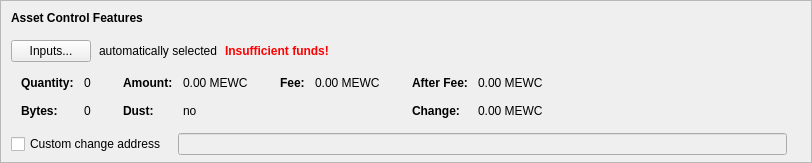
    <widget class="QFrame" name="frameAssetControl">
     <property name="sizePolicy">
      <sizepolicy hsizetype="Expanding" vsizetype="Fixed">
       <horstretch>0</horstretch>
       <verstretch>0</verstretch>
      </sizepolicy>
     </property>
     <property name="maximumSize">
      <size>
       <width>16777215</width>
       <height>16777215</height>
      </size>
     </property>
     <property name="frameShape">
      <enum>QFrame::StyledPanel</enum>
     </property>
     <property name="frameShadow">
      <enum>QFrame::Sunken</enum>
     </property>
     <layout class="QVBoxLayout" name="verticalLayoutAssetControl2">
      <property name="spacing">
       <number>0</number>
      </property>
      <property name="leftMargin">
       <number>0</number>
      </property>
      <property name="topMargin">
       <number>0</number>
      </property>
      <property name="rightMargin">
       <number>0</number>
      </property>
      <property name="bottomMargin">
       <number>6</number>
      </property>
      <item>
       <layout class="QVBoxLayout" name="verticalLayoutAssetControl" stretch="0,0,0,0,0">
        <property name="spacing">
         <number>0</number>
        </property>
        <property name="leftMargin">
         <number>10</number>
        </property>
        <property name="topMargin">
         <number>10</number>
        </property>
        <item>
         <layout class="QHBoxLayout" name="horizontalLayoutAssetControl1">
          <property name="bottomMargin">
           <number>15</number>
          </property>
          <item>
           <widget class="QLabel" name="labelAssetControlFeatures">
            <property name="sizePolicy">
             <sizepolicy hsizetype="Preferred" vsizetype="Maximum">
              <horstretch>0</horstretch>
              <verstretch>0</verstretch>
             </sizepolicy>
            </property>
            <property name="font">
             <font>
              <weight>75</weight>
              <bold>true</bold>
             </font>
            </property>
            <property name="styleSheet">
             <string notr="true">font-weight:bold;</string>
            </property>
            <property name="text">
             <string>Asset Control Features</string>
            </property>
           </widget>
          </item>
         </layout>
        </item>
        <item>
         <layout class="QHBoxLayout" name="horizontalLayoutAssetControl2" stretch="0,0,0,0">
          <property name="spacing">
           <number>8</number>
          </property>
          <property name="bottomMargin">
           <number>10</number>
          </property>
          <item>
           <widget class="QPushButton" name="pushButtonAssetControl">
            <property name="styleSheet">
             <string notr="true"/>
            </property>
            <property name="text">
             <string>Inputs...</string>
            </property>
            <property name="autoDefault">
             <bool>false</bool>
            </property>
           </widget>
          </item>
          <item>
           <widget class="QLabel" name="labelAssetControlAutomaticallySelected">
            <property name="text">
             <string>automatically selected</string>
            </property>
            <property name="margin">
             <number>5</number>
            </property>
           </widget>
          </item>
          <item>
           <widget class="QLabel" name="labelAssetControlInsuffFunds">
            <property name="font">
             <font>
              <weight>75</weight>
              <bold>true</bold>
             </font>
            </property>
            <property name="styleSheet">
             <string notr="true">color:red;font-weight:bold;</string>
            </property>
            <property name="text">
             <string>Insufficient funds!</string>
            </property>
            <property name="margin">
             <number>5</number>
            </property>
           </widget>
          </item>
          <item>
           <spacer name="horizontalSpacerAssetControl">
            <property name="orientation">
             <enum>Qt::Horizontal</enum>
            </property>
            <property name="sizeHint" stdset="0">
             <size>
              <width>40</width>
              <height>1</height>
             </size>
            </property>
           </spacer>
          </item>
         </layout>
        </item>
        <item>
         <widget class="QWidget" name="widgetAssetControl" native="true">
          <property name="sizePolicy">
           <sizepolicy hsizetype="Preferred" vsizetype="Preferred">
            <horstretch>0</horstretch>
            <verstretch>0</verstretch>
           </sizepolicy>
          </property>
          <property name="minimumSize">
           <size>
            <width>0</width>
            <height>0</height>
           </size>
          </property>
          <property name="styleSheet">
           <string notr="true"/>
          </property>
          <layout class="QHBoxLayout" name="horizontalLayoutAssetControl5">
           <property name="leftMargin">
            <number>0</number>
           </property>
           <property name="topMargin">
            <number>0</number>
           </property>
           <property name="rightMargin">
            <number>0</number>
           </property>
           <property name="bottomMargin">
            <number>0</number>
           </property>
           <item>
            <layout class="QHBoxLayout" name="horizontalLayoutAssetControl3" stretch="0,0,0,1">
             <property name="spacing">
              <number>20</number>
             </property>
             <property name="topMargin">
              <number>0</number>
             </property>
             <property name="bottomMargin">
              <number>10</number>
             </property>
             <item>
              <layout class="QFormLayout" name="formLayoutAssetControl1">
               <property name="horizontalSpacing">
                <number>10</number>
               </property>
               <property name="verticalSpacing">
                <number>14</number>
               </property>
               <property name="leftMargin">
                <number>10</number>
               </property>
               <property name="topMargin">
                <number>4</number>
               </property>
               <property name="rightMargin">
                <number>6</number>
               </property>
               <item row="0" column="0">
                <widget class="QLabel" name="labelAssetControlQuantityText">
                 <property name="font">
                  <font>
                   <weight>75</weight>
                   <bold>true</bold>
                  </font>
                 </property>
                 <property name="text">
                  <string>Quantity:</string>
                 </property>
                 <property name="margin">
                  <number>0</number>
                 </property>
                </widget>
               </item>
               <item row="0" column="1">
                <widget class="QLabel" name="labelAssetControlQuantity">
                 <property name="cursor">
                  <cursorShape>IBeamCursor</cursorShape>
                 </property>
                 <property name="contextMenuPolicy">
                  <enum>Qt::ActionsContextMenu</enum>
                 </property>
                 <property name="text">
                  <string notr="true">0</string>
                 </property>
                 <property name="margin">
                  <number>0</number>
                 </property>
                 <property name="textInteractionFlags">
                  <set>Qt::LinksAccessibleByMouse|Qt::TextSelectableByKeyboard|Qt::TextSelectableByMouse</set>
                 </property>
                </widget>
               </item>
               <item row="1" column="0">
                <widget class="QLabel" name="labelAssetControlBytesText">
                 <property name="font">
                  <font>
                   <weight>75</weight>
                   <bold>true</bold>
                  </font>
                 </property>
                 <property name="text">
                  <string>Bytes:</string>
                 </property>
                </widget>
               </item>
               <item row="1" column="1">
                <widget class="QLabel" name="labelAssetControlBytes">
                 <property name="cursor">
                  <cursorShape>IBeamCursor</cursorShape>
                 </property>
                 <property name="contextMenuPolicy">
                  <enum>Qt::ActionsContextMenu</enum>
                 </property>
                 <property name="text">
                  <string notr="true">0</string>
                 </property>
                 <property name="textInteractionFlags">
                  <set>Qt::LinksAccessibleByMouse|Qt::TextSelectableByKeyboard|Qt::TextSelectableByMouse</set>
                 </property>
                </widget>
               </item>
              </layout>
             </item>
             <item>
              <layout class="QFormLayout" name="formLayoutAssetControl2">
               <property name="horizontalSpacing">
                <number>10</number>
               </property>
               <property name="verticalSpacing">
                <number>14</number>
               </property>
               <property name="leftMargin">
                <number>6</number>
               </property>
               <property name="topMargin">
                <number>4</number>
               </property>
               <property name="rightMargin">
                <number>6</number>
               </property>
               <item row="0" column="0">
                <widget class="QLabel" name="labelAssetControlAmountText">
                 <property name="font">
                  <font>
                   <weight>75</weight>
                   <bold>true</bold>
                  </font>
                 </property>
                 <property name="text">
                  <string>Amount:</string>
                 </property>
                 <property name="margin">
                  <number>0</number>
                 </property>
                </widget>
               </item>
               <item row="0" column="1">
                <widget class="QLabel" name="labelAssetControlAmount">
                 <property name="cursor">
                  <cursorShape>IBeamCursor</cursorShape>
                 </property>
                 <property name="contextMenuPolicy">
                  <enum>Qt::ActionsContextMenu</enum>
                 </property>
                 <property name="text">
                  <string notr="true">0.00 MEWC</string>
                 </property>
                 <property name="textInteractionFlags">
                  <set>Qt::LinksAccessibleByMouse|Qt::TextSelectableByKeyboard|Qt::TextSelectableByMouse</set>
                 </property>
                </widget>
               </item>
               <item row="1" column="0">
                <widget class="QLabel" name="labelAssetControlLowOutputText">
                 <property name="font">
                  <font>
                   <weight>75</weight>
                   <bold>true</bold>
                  </font>
                 </property>
                 <property name="text">
                  <string>Dust:</string>
                 </property>
                </widget>
               </item>
               <item row="1" column="1">
                <widget class="QLabel" name="labelAssetControlLowOutput">
                 <property name="cursor">
                  <cursorShape>IBeamCursor</cursorShape>
                 </property>
                 <property name="contextMenuPolicy">
                  <enum>Qt::ActionsContextMenu</enum>
                 </property>
                 <property name="text">
                  <string notr="true">no</string>
                 </property>
                 <property name="textInteractionFlags">
                  <set>Qt::LinksAccessibleByMouse|Qt::TextSelectableByKeyboard|Qt::TextSelectableByMouse</set>
                 </property>
                </widget>
               </item>
              </layout>
             </item>
             <item>
              <layout class="QFormLayout" name="formLayoutAssetControl3">
               <property name="horizontalSpacing">
                <number>10</number>
               </property>
               <property name="verticalSpacing">
                <number>14</number>
               </property>
               <property name="leftMargin">
                <number>6</number>
               </property>
               <property name="topMargin">
                <number>4</number>
               </property>
               <property name="rightMargin">
                <number>6</number>
               </property>
               <item row="0" column="0">
                <widget class="QLabel" name="labelAssetControlFeeText">
                 <property name="font">
                  <font>
                   <weight>75</weight>
                   <bold>true</bold>
                  </font>
                 </property>
                 <property name="text">
                  <string>Fee:</string>
                 </property>
                 <property name="margin">
                  <number>0</number>
                 </property>
                </widget>
               </item>
               <item row="0" column="1">
                <widget class="QLabel" name="labelAssetControlFee">
                 <property name="cursor">
                  <cursorShape>IBeamCursor</cursorShape>
                 </property>
                 <property name="contextMenuPolicy">
                  <enum>Qt::ActionsContextMenu</enum>
                 </property>
                 <property name="text">
                  <string notr="true">0.00 MEWC</string>
                 </property>
                 <property name="textInteractionFlags">
                  <set>Qt::LinksAccessibleByMouse|Qt::TextSelectableByKeyboard|Qt::TextSelectableByMouse</set>
                 </property>
                </widget>
               </item>
              </layout>
             </item>
             <item>
              <layout class="QFormLayout" name="formLayoutAssetControl4">
               <property name="horizontalSpacing">
                <number>10</number>
               </property>
               <property name="verticalSpacing">
                <number>14</number>
               </property>
               <property name="leftMargin">
                <number>6</number>
               </property>
               <property name="topMargin">
                <number>4</number>
               </property>
               <property name="rightMargin">
                <number>6</number>
               </property>
               <item row="0" column="0">
                <widget class="QLabel" name="labelAssetControlAfterFeeText">
                 <property name="font">
                  <font>
                   <weight>75</weight>
                   <bold>true</bold>
                  </font>
                 </property>
                 <property name="text">
                  <string>After Fee:</string>
                 </property>
                 <property name="margin">
                  <number>0</number>
                 </property>
                </widget>
               </item>
               <item row="0" column="1">
                <widget class="QLabel" name="labelAssetControlAfterFee">
                 <property name="cursor">
                  <cursorShape>IBeamCursor</cursorShape>
                 </property>
                 <property name="contextMenuPolicy">
                  <enum>Qt::ActionsContextMenu</enum>
                 </property>
                 <property name="text">
                  <string notr="true">0.00 MEWC</string>
                 </property>
                 <property name="textInteractionFlags">
                  <set>Qt::LinksAccessibleByMouse|Qt::TextSelectableByKeyboard|Qt::TextSelectableByMouse</set>
                 </property>
                </widget>
               </item>
               <item row="1" column="0">
                <widget class="QLabel" name="labelAssetControlChangeText">
                 <property name="font">
                  <font>
                   <weight>75</weight>
                   <bold>true</bold>
                  </font>
                 </property>
                 <property name="text">
                  <string>Change:</string>
                 </property>
                </widget>
               </item>
               <item row="1" column="1">
                <widget class="QLabel" name="labelAssetControlChange">
                 <property name="cursor">
                  <cursorShape>IBeamCursor</cursorShape>
                 </property>
                 <property name="contextMenuPolicy">
                  <enum>Qt::ActionsContextMenu</enum>
                 </property>
                 <property name="text">
                  <string notr="true">0.00 MEWC</string>
                 </property>
                 <property name="textInteractionFlags">
                  <set>Qt::LinksAccessibleByMouse|Qt::TextSelectableByKeyboard|Qt::TextSelectableByMouse</set>
                 </property>
                </widget>
               </item>
              </layout>
             </item>
            </layout>
           </item>
          </layout>
         </widget>
        </item>
        <item>
         <layout class="QHBoxLayout" name="horizontalLayoutAssetControl4" stretch="0,0,0">
          <property name="spacing">
           <number>12</number>
          </property>
          <property name="sizeConstraint">
           <enum>QLayout::SetDefaultConstraint</enum>
          </property>
          <property name="topMargin">
           <number>5</number>
          </property>
          <property name="rightMargin">
           <number>5</number>
          </property>
          <item>
           <widget class="QCheckBox" name="checkBoxAssetControlChange">
            <property name="toolTip">
             <string>If this is activated, but the change address is empty or invalid, change will be sent to a newly generated address.</string>
            </property>
            <property name="text">
             <string>Custom change address</string>
            </property>
           </widget>
          </item>
          <item>
           <widget class="QValidatedLineEdit" name="lineEditAssetControlChange">
            <property name="enabled">
             <bool>false</bool>
            </property>
            <property name="sizePolicy">
             <sizepolicy hsizetype="Expanding" vsizetype="Fixed">
              <horstretch>0</horstretch>
              <verstretch>0</verstretch>
             </sizepolicy>
            </property>
           </widget>
          </item>
          <item>
           <widget class="QLabel" name="labelAssetControlChangeLabel">
            <property name="sizePolicy">
             <sizepolicy hsizetype="Preferred" vsizetype="Expanding">
              <horstretch>0</horstretch>
              <verstretch>0</verstretch>
             </sizepolicy>
            </property>
            <property name="minimumSize">
             <size>
              <width>0</width>
              <height>0</height>
             </size>
            </property>
            <property name="text">
             <string/>
            </property>
            <property name="margin">
             <number>3</number>
            </property>
           </widget>
          </item>
         </layout>
        </item>
        <item>
         <spacer name="verticalSpacerAssetControl">
          <property name="orientation">
           <enum>Qt::Vertical</enum>
          </property>
          <property name="sizeHint" stdset="0">
           <size>
            <width>800</width>
            <height>1</height>
           </size>
          </property>
         </spacer>
        </item>
       </layout>
      </item>
     </layout>
    </widget>
